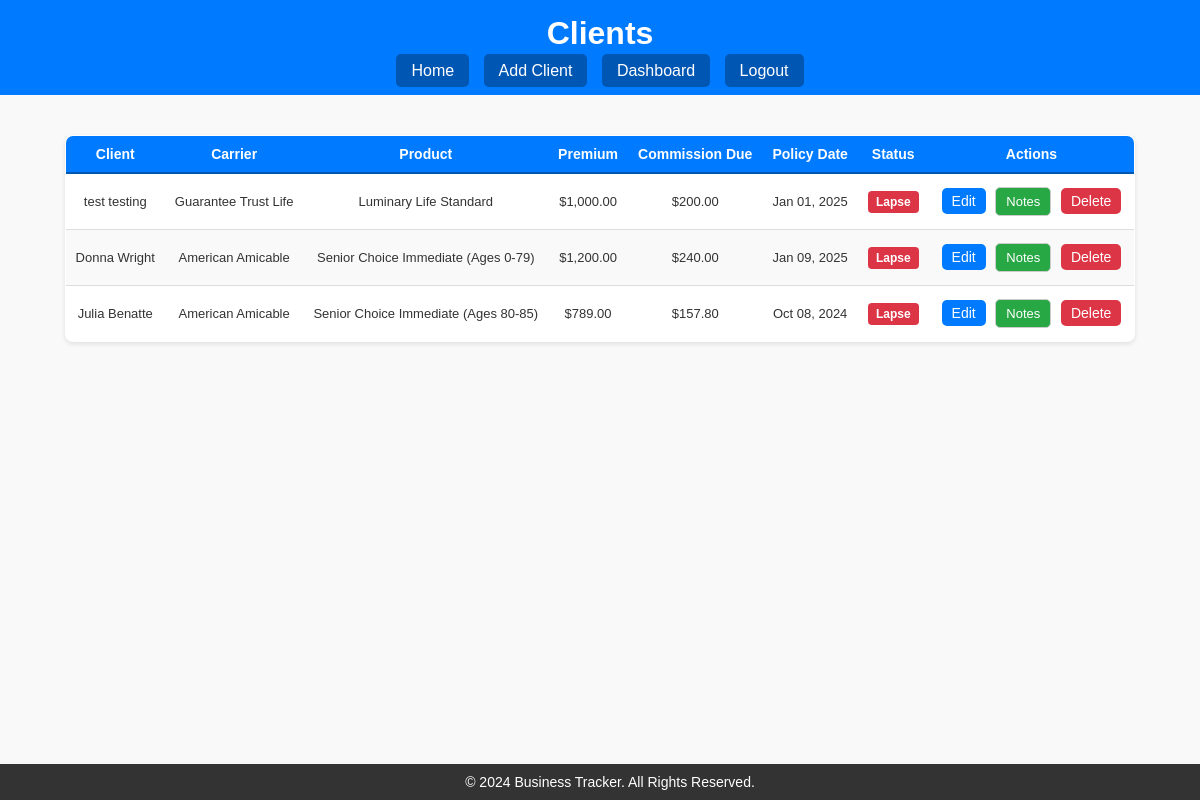
The page /clients?status=lapse (signed in) on the database its author committed.
### tables this page shows
CREATE TABLE clients (
    id INTEGER PRIMARY KEY AUTOINCREMENT,
    client_name TEXT NOT NULL,
    date_of_birth TEXT,
    carrier TEXT,
    product TEXT,
    annual_premium REAL,
    total_commission REAL,
    commission_paid REAL,
    status TEXT,
    policy_date TEXT,
    state TEXT,
    lead_source TEXT,
    username TEXT
, ip_date TEXT, first_payment_status TEXT DEFAULT 'Pending', commission_status TEXT DEFAULT 'Unpaid', percentage_due REAL, commission_due REAL, contact_attempts INTEGER DEFAULT 0, notes TEXT, needs_attention TEXT DEFAULT 'No Issues');

### app.py (the view)
@app.route('/clients', methods=['GET'])
def clients():
    if 'username' not in session:
        return redirect('/login')
    username = session['username']
    conn = sqlite3.connect('app.db')
    conn.row_factory = sqlite3.Row
    cursor = conn.cursor()
    try:
        cursor.execute("SELECT commission_level FROM agents WHERE username = ?", (username,))
        agent_data = cursor.fetchone()
        if not agent_data:
            return "Agent data not found.", 404
        commission_level = agent_data['commission_level'].upper()
        query = '''
        SELECT
            c.id,
            c.client_name,
            c.carrier,
            c.product,
            c.annual_premium,
            c.policy_date,
            c.status
        FROM clients c
        WHERE c.username = ?
        '''
        params = [username]
        month = request.args.get('month', '').strip()
        year = request.args.get('year', '').strip()
        status = request.args.get('status', '').strip().lower()
        if month:
            query += " AND strftime('%m', c.policy_date) = ?"
            params.append(f"{int(month):02d}")
        if year:
            query += " AND strftime('%Y', c.policy_date) = ?"
            params.append(year)
        if status and status != 'all':
            query += " AND LOWER(c.status) = ?"
            params.append(status)
        cursor.execute(query, params)
        clients_data = [dict(row) for row in cursor.fetchall()]
        for client in clients_data:
            try:
                carrier = client['carrier']
                product = client['product']
                product_details = get_commission_details(carrier, product, commission_level)
                if product_details:
                    commission_rate = product_details['commission_rate'] / 100
                    advance_rate = product_details['advance_rate'] / 100
                else:
                    commission_rate = 0.20
                    advance_rate = 1.0  # No advance applied
                annual_premium = float(client.get('annual_premium') or 0.0)
                total_commission = annual_premium * commission_rate
                commission_due = total_commission * advance_rate
                client['annual_premium'] = f"{annual_premium:,.2f}"
                client['total_commission'] = f"{total_commission:,.2f}"  # Total commission
                client['commission_due'] = f"{commission_due:,.2f}"  # Advance applied
                client['policy_date'] = datetime.strptime(client['policy_date'], '%Y-%m-%d').strftime('%b %d, %Y')
                client['status'] = (client['status'] or "Select").strip().lower()
            except (TypeError, ValueError):
                client['annual_premium'] = "$0.00"
                client['total_commission'] = "$0.00"
                client['commission_due'] = "$0.00"
                client['policy_date'] = "N/A"
                client['status'] = "Select"  # Default status if an error occurs
    except sqlite3.Error as e:
        print(f"Database error: {e}")
        return "Database error occurred.", 500
    finally:
        conn.close()
    statuses = ["all", "inforce", "pending lapse", "lapse", "awaiting funds"]
    return render_template(
        'clients.html',
        clients=clients_data,
        statuses=statuses,
        current_month=month,
        current_year=year,
        current_status=status,
    )

### app.py (called while the page is built)
def get_commission_details(carrier, product, contract_level):
    conn = sqlite3.connect('app.db')
    conn.row_factory = sqlite3.Row
    cursor = conn.cursor()
    cursor.execute('''
        SELECT commission_rate, advance_rate
        FROM carrier_products
        WHERE carrier = ? AND product = ? AND contract_level = ?
    ''', (carrier, product, contract_level))
    result = cursor.fetchone()
    conn.close()
    return result if result else None

### templates/clients.html (shortened to what this page needs)
<!DOCTYPE html>
<html lang="en">
<head>
    <link rel="stylesheet" href="/static/style.css">
</head>
<body>
    <header>
        <h1>Clients</h1>
        <nav>
            <a href="/">Home</a>
            <a href="/add_client">Add Client</a>
            <a href="/dashboard">Dashboard</a>
            <a href="/logout">Logout</a>
        </nav>
    </header>
    <main>
        <div class="table-container">
            <table>
                <thead>
                    <tr>
                        <th>Client</th>
                        <th>Carrier</th>
                        <th>Product</th>
                        <th>Premium</th>
                        <th>Commission Due</th>
                        <th>Policy Date</th>
                        <th>Status</th>
                        <th>Actions</th>
                    </tr>
                </thead>
                <tbody>
                    {% if clients %}
                        {% for client in clients %}
                        <tr>
                            <td>{{ client['client_name'] }}</td>
                            <td>{{ client['carrier'] }}</td>
                            <td>{{ client['product'] }}</td>
                            <td>${{ client['annual_premium'] }}</td>
                            <td>${{ client['commission_due'] }}</td>
                            <td>{{ client['policy_date'] }}</td>
                            <td>
                                <span class="status-badge status-{{ client['status'] | lower | replace(' ', '-') }}">
                                    {{ client['status'] }}
                                </span>
                            </td>
                            <td>
                                <button class="edit-button" onclick="openEditModal('{{ client['id'] }}')">Edit</button>
                                <button class="notes-button" onclick="openNotesModal('{{ client['id'] }}', '{{ client['client_name'] }}')">Notes</button>
                                <form method="POST" action="/delete_client" style="display:inline;" onsubmit="return confirm('Delete this client?');">
                                    <button type="submit" class="delete-button">Delete</button>
                                </form>
                            </td>
                        </tr>
                        {% endfor %}
                    {% else %}
                        <tr>
                            <td colspan="8">No clients found.</td>
                        </tr>
                    {% endif %}
                </tbody>
            </table>
        </div>
    </main>
    <footer>
        <p>&copy; 2024 Business Tracker. All Rights Reserved.</p>
    </footer>
</body>
</html>

### static/style.css (style rules this page uses)
body { font-family: Arial, sans-serif; margin: 0; padding: 0; background-color: #ff0000; color: #333; }
header { background-color: #007bff; color: white; padding: 15px; text-align: center; }
header h1 { margin: 0; }
footer { background-color: #333; color: white; text-align: center; padding: 10px; position: fixed; bottom: 0; width: 100%; }
.edit-button, .delete-button, .notes-button { padding: 5px 10px; border-radius: 5px; cursor: pointer; font-size: 14px; border: none; }
.edit-button { background-color: #007bff; color: white; }
.delete-button { background-color: #dc3545; color: white; }
.notes-button { background-color: #28a745; color: white; }
.status-badge { padding: 5px 10px; border-radius: 12px; font-size: 12px; font-weight: bold; text-transform: uppercase; display: inline-block; }
.status-lapse { background-color: #dc3545; color: white; }
footer p { margin: 0; font-size: 14px; }
nav { margin-top: 10px; }
nav a { color: white; text-decoration: none; padding: 8px 15px; border-radius: 5px; background-color: #0056b3; margin: 0 5px; transition: background-color 0.3s; }
main { padding: 20px; max-width: 1200px; margin: 0 auto; flex: 1; }
table { width: 100%; border-collapse: collapse; margin: 20px auto; background: white; border: 1px solid #ddd; border-radius: 8px; overflow: hidden; box-shadow: 0 2px 5px rgba(0, 0, 0, 0.1); font-size: 14px; }
thead th { background-color: #007bff; color: white; padding: 10px; text-align: center; font-size: 14px; border-bottom: 2px solid #0056b3; white-space: nowrap; }
tbody td { padding: 10px; border-bottom: 1px solid #ddd; text-align: center; vertical-align: middle; font-size: 13px; }
tbody tr:nth-child(even) { background-color: #f9f9f9; }
button, .status-button, .notes-button { padding: 6px 10px; margin: 3px; border-radius: 5px; border: 1px solid #ccc; color: #007bff; font-size: 13px; cursor: pointer; transition: background-color 0.3s; }
.notes-button { background-color: #28a745; }
.status-badge { display: inline-block; padding: 4px 8px; font-size: 12px; font-weight: bold; border-radius: 4px; color: #fff; text-transform: capitalize; }
.notes-button { background-color: #28a745; color: white; padding: 10px 20px; border: none; border-radius: 5px; font-size: 14px; cursor: pointer; transition: background-color 0.3s; }
button, .status-button, .notes-button { display: inline-block; padding: 6px 10px; margin: 3px; border-radius: 5px; border: 1px solid #ccc; color: white; font-size: 13px; cursor: pointer; text-align: center; text-decoration: none; transition: background-color 0.3s; }
body { display: flex; flex-direction: column; font-family: Arial, sans-serif; background-color: #f9f9f9; margin: 0; padding: 0; color: #333; }
main { max-width: 1200px; margin: 0 auto; padding: 20px; }
form { display: flex; flex-wrap: wrap; gap: 20px; justify-content: space-between; }

### rows shown on the page
clients: client_name "test testing", carrier "Guarantee Trust Life", product "Luminary Life Standard", annual_premium "1,000.00", commission_due "200.00", policy_date "Jan 01, 2025", status "Lapse"
clients: client_name "Donna Wright", carrier "American Amicable", product "Senior Choice Immediate (Ages 0-79)", annual_premium "1,200.00", commission_due "240.00", policy_date "Jan 09, 2025", status "Lapse"
clients: client_name "Julia Benatte", carrier "American Amicable", product "Senior Choice Immediate (Ages 80-85)", annual_premium "789.00", commission_due "157.80", policy_date "Oct 08, 2024", status "Lapse"
